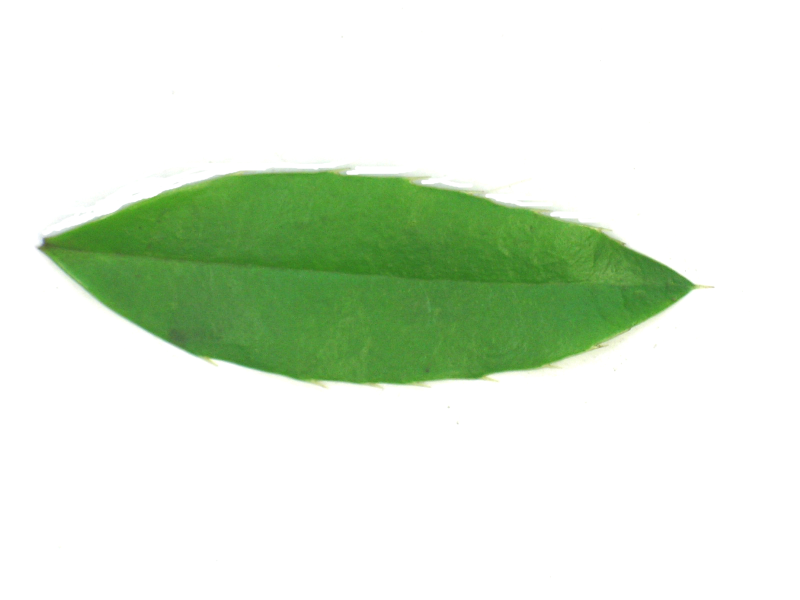
#> input picture image/test.jpg, 1600 x 1200 px (shown at 1/2 size)
$ python -i hog_extract.py   (imports and definitions only)
#> lines starting #> are read from the running program, lines starting #| are printed output that depends on the picture; after the words box and inside, x2 and y2 are one past the last pixel; in counts of white or black regions, pixels touching at a corner belong together
#> in quickHull, original is the input picture: shape (1200, 1600, 3); mean B, G, R 214.8, 232.8, 219.7
### pre_handle.py
# 这里进行预处理步骤
import numpy as np
import cv2 as cv
#灰度处理，采用加权平均法得方式进行处理
# [15 lines left out: function grayhandle, not called in this run]
#调用函数
#print(grayhandle('image/test.jpg'));
#cv.imshow('gray',grayhandle('image/test.jpg'));
#cv.waitKey(0);
#这里维数很高，矩阵形式显示

#图像二值化,输入灰度化的矩阵，输出二值化矩阵
#这里是直接调用的方法实现，并且输入的图像必须是灰度图像
def binaryhandle(str):
#> called with str = 'image/test.jpg'
    img=cv.imread(str)
    gray=cv.cvtColor(img,cv.COLOR_BGR2GRAY)
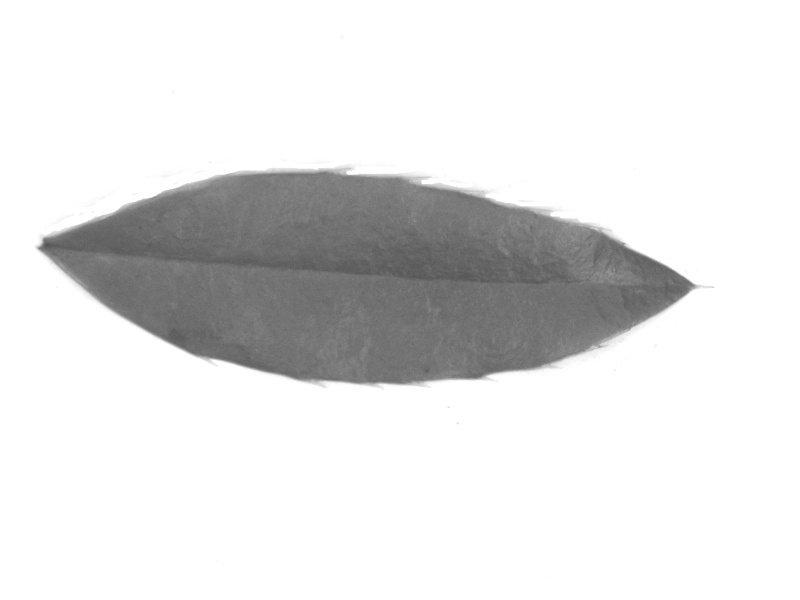
#> gray: shape (1200, 1600) (shown at 1/2 size); min 81, max 255, mean 226.8
    ret,binary=cv.threshold(gray, 0, 255, cv.THRESH_OTSU)
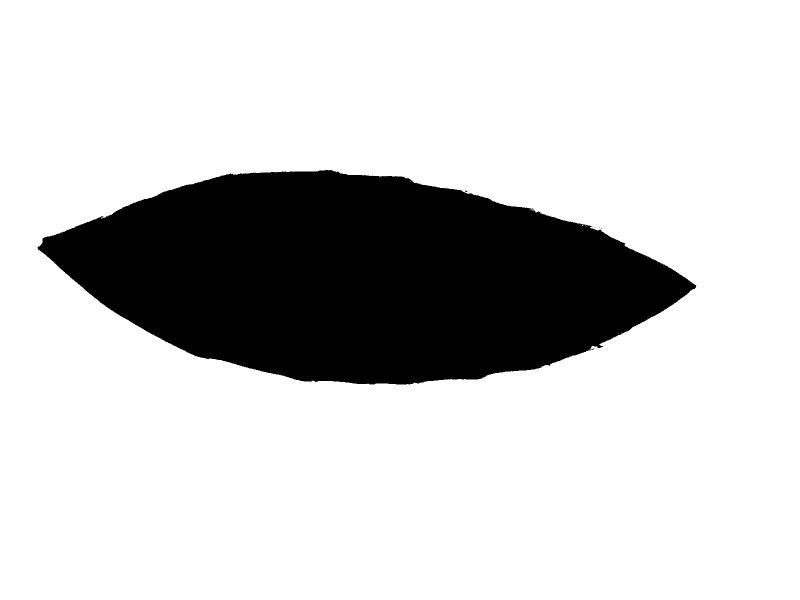
#> binary: shape (1200, 1600) (shown at 1/2 size); 80% white; 6 black regions (5 under 20 px), largest, box (x1, y1, x2, y2) and area: (75, 340, 1393, 769) 384201
#> ret = 185
    print(binary.shape)
#| (1200, 1600)
    '''
    for i in  range(binary.shape[0]):
        for j in range(binary.shape[1]):
            if binary[i][j]==0:
                binary[i][j]=255;
            else:
                binary[i][j] = 0;
    cv.namedWindow('binary',0)
    cv.imshow('binary',binary);
    cv.waitKey(0)
    '''
    return binary;

#gamma校正
# [9 lines left out: function gammahandle, not called in this run]

#print(grayhandle('image/test.jpg'));
#cv.imshow('gray',grayhandle('image/test.jpg'));
#cv.waitKey(0);
# [5 lines that do not run on import are left out]

### hog_extract.py
"""

形状特征提取，提取出八个描述子
1）周长凹凸比：CP=D/Dt
2）面积凹凸比：CA=S/St
3）形状参数：F=4πS/D²
4）圆形度：C= D²/S
5）狭长度：N=L/W
6）矩形度：R=S/L×W
7）周长长度比：PRP=D/（L+W）
8）偏心率：e=√(1−(𝑊/2)"²" /(𝐿/2)"²" )
D为周长，计算边缘的像素点实现，通过计算个数表示周长
S为面积，在预处理过后的图像中计算黑色像素点的个数来实现
L W为叶片的长短轴，这个是相互垂直的，先找出叶片最长轴，然后找到垂直线能够延伸到叶片边缘为最短轴
凸包提取通过算法QuickHull实现，所谓凸包就是能够包围这个图像，计算周长和面积和上面类似

主要难点：提取周长，面积，长短轴，QuickHull凸包计算
"""
import numpy as np
import cv2 as cv
import pre_handle as pre
import math
square=1.414
Pi=3.1415

def edgeline(str):
    kernal=cv.getStructuringElement(cv.MORPH_RECT,(3,3))
#> kernal = [[1, 1, 1], [1, 1, 1], [1, 1, 1]]
    #腐蚀操作
    dilate_img=cv.dilate(str,kernal)
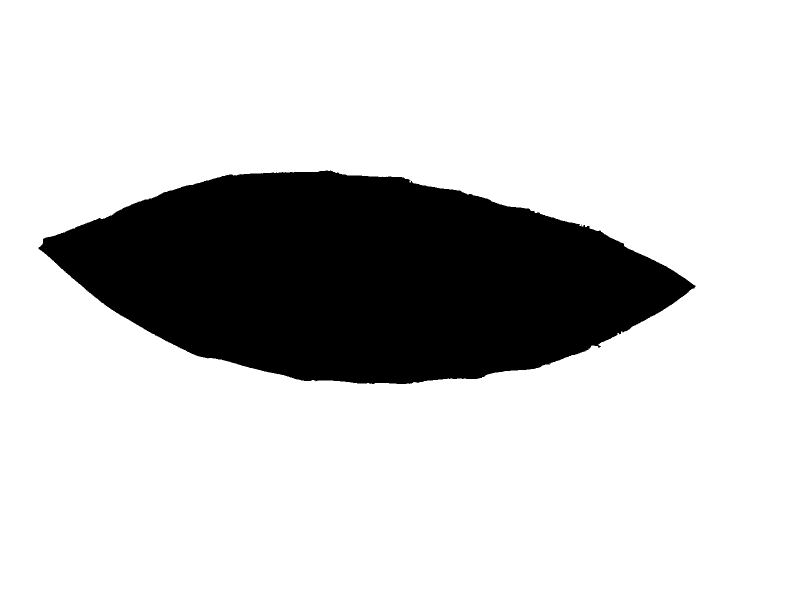
#> dilate_img: shape (1200, 1600) (shown at 1/2 size); 80.2% white; 1 black region, box (x1, y1, x2, y2) and area: (77, 341, 1391, 768) 380463
    erode_img=cv.erode(str,kernal)
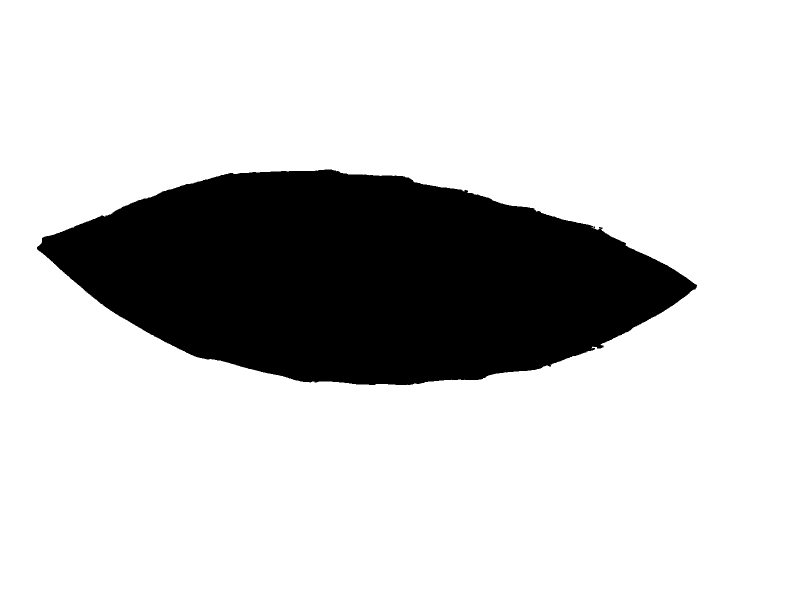
#> erode_img: shape (1200, 1600) (shown at 1/2 size); 79.8% white; 1 black region, box (x1, y1, x2, y2) and area: (74, 339, 1394, 770) 387987
    absdiff_img=cv.absdiff(dilate_img,erode_img);
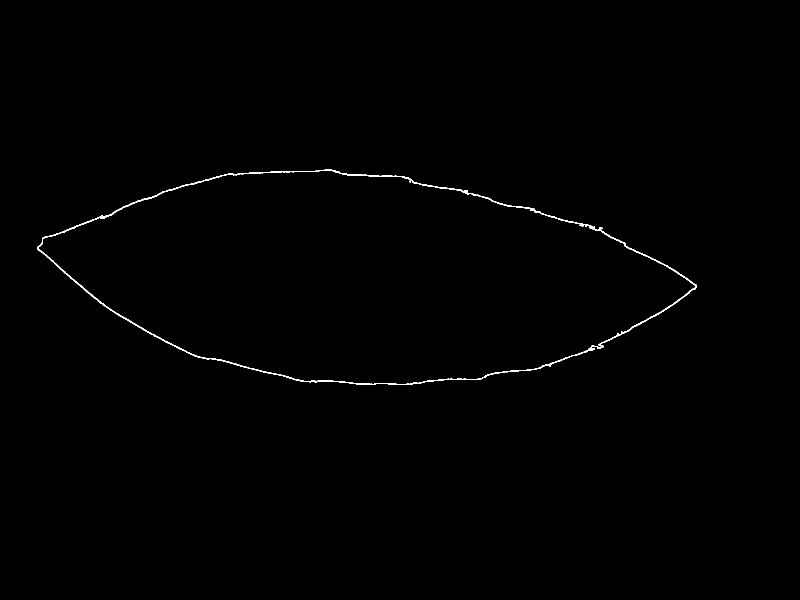
#> absdiff_img: shape (1200, 1600) (shown at 1/2 size); 0.39% white in thin lines or dots, all inside (x1, y1, x2, y2) = (74, 339, 1394, 770)
    retval,threshold_img=cv.threshold(absdiff_img,0,255,cv.THRESH_BINARY);
    result=cv.bitwise_not(threshold_img);
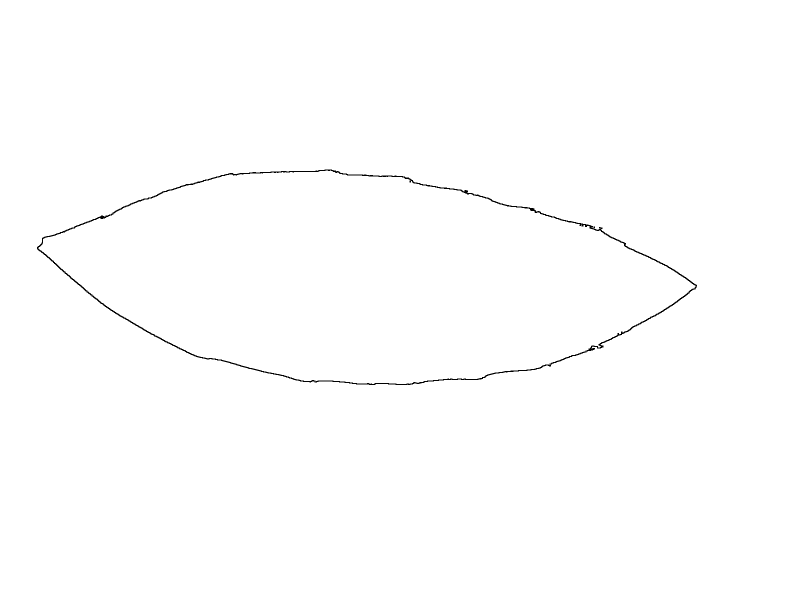
#> result: shape (1200, 1600) (shown at 1/2 size); 99.6% white; black in thin lines or dots, all inside (x1, y1, x2, y2) = (74, 339, 1394, 770)
    #cv.namedWindow('result',0);
    #cv.imshow('result',result);
    #cv.waitKey(0);
    return result;

#计算链码
# [82 lines left out: functions Freeman, around, circumference, Area, not called in this run]

#quickhull算法求凸包
def quickHull(str):
    original=cv.imread(str)
    img = edgeline(pre.binaryhandle(str))
    contours, hierarchy = cv.findContours(img, cv.RETR_TREE, cv.CHAIN_APPROX_NONE)
#> contours = 4 contours, 1 with area under 20; largest, box (x1, y1, x2, y2) and area: (0, 0, 1600, 1200) 1917201, (73, 338, 1395, 771) 389358, (77, 341, 1391, 768) 379098
    cv.drawContours(original, contours[2], -1, (0, 0, 255), 3)
    img=contours[2]
#> img = contour of 2763 points, box (x1, y1, x2, y2) (73, 338, 1395, 771), area 389358
    hull=cv.convexHull(img)
#> hull = contour of 62 points, box (x1, y1, x2, y2) (73, 338, 1395, 771), area 396098
    print(hull)
#> (printed output is left out)
    list=[]
    length=len(hull)
#> length = 62
    for i in range(length):
        cv.line(original,tuple(hull[i][0]),tuple(hull[(i+1)%length][0]),(0,0,0),2)
        list.append(hull[i][0])
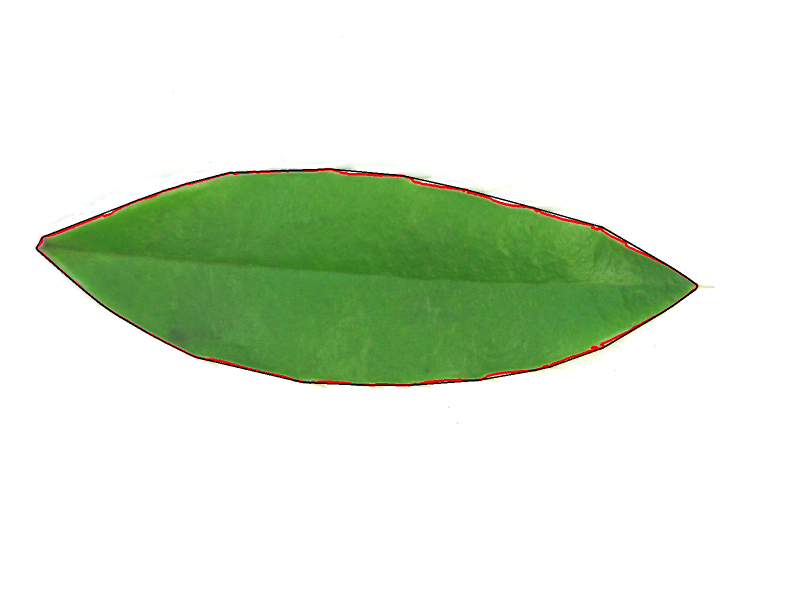
#> original: shape (1200, 1600, 3) (shown at 1/2 size); mean B, G, R 213, 230.7, 219
#> after the loop, list = 62 pairs, first value 73 to 1394, second value 338 to 770
    #cv.namedWindow('hull',0)
    #cv.imshow('hull',original)
    #cv.waitKey(0)
    print(hull.shape)
#| (62, 1, 2)
    return list;

# [106 lines left out: functions savaimg, tcircumference, tArea, boxhandle, longdist, shortdist and 1 more, not called in this run]
#toge=around('image/test.jpg')
#print(toge.shape)

>>> result = quickHull('image/test.jpg')
#> result has the same summary as list in quickHull
